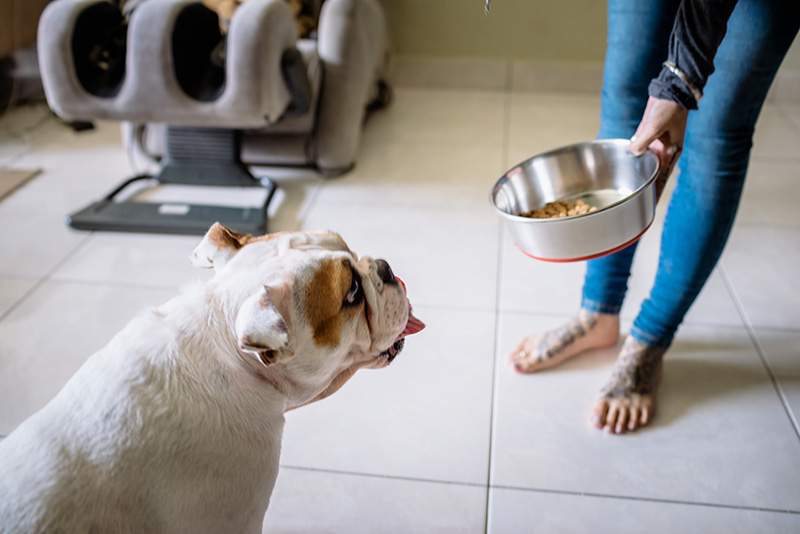
#> input picture CV/Auto_label/EfficientSAM/segment_anything/notebooks/images/dog.jpg, 800 x 534 px; its folder holds only this picture in this run
$ python img_resize.py
#> lines starting #> are read from the running program, lines starting #| are printed output that depends on the picture
import cv2
from argparse import ArgumentParser
import glob
import numpy as np

def main(source, width, height):

#> called with source = './images', width = 300, height = 300
    img_dir = source
    images = glob.glob(img_dir + "/*")

    for image in images:
        base_img = np.zeros((height, width, 3), np.uint8)
        img = cv2.imread(image)
#> img is the input picture: shape (534, 800, 3); mean B, G, R 148.1, 148.7, 150.6
        img_h, img_w = img.shape[:2]
#> img_h = 534; img_w = 800
        aspect_height = height / img_h
#> aspect_height = 0.562
        aspect_width = width / img_w
#> aspect_width = 0.375

        if aspect_width < aspect_height:
            new_size = (int(img_w * aspect_width), int(img_h * aspect_width))
#> new_size = (300, 200)
        else:
            new_size = (int(img_w * aspect_height), int(img_h * aspect_height))

        new_img = cv2.resize(img, dsize=new_size)
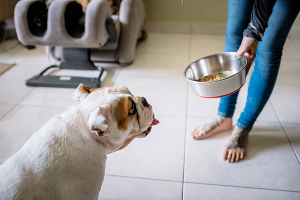
#> new_img: shape (200, 300, 3); mean B, G, R 148, 148.6, 150.5
        base_img[int(height / 2 - new_size[1] / 2):int(height / 2 + new_size[1] / 2), int(width / 2 - new_size[0] / 2):int(width / 2 + new_size[0] / 2), :] = new_img
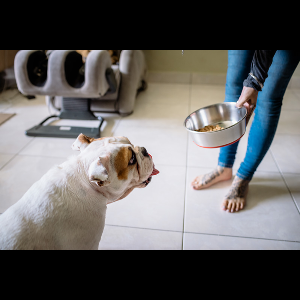
#> base_img: shape (300, 300, 3); mean B, G, R 98.7, 99.1, 100.3
        cv2.imwrite(image, base_img)


def parse_opt():
    parser = ArgumentParser()
    parser.add_argument("--source", type=str, default="./images", help="image folder to resize")
    parser.add_argument("--width", type=int, default=300, help="put image width in pixels")
    parser.add_argument("--height", type=int, default=300, help="put image height in pixels")

    opt = parser.parse_args()

    return opt

if __name__ == "__main__":
    opt = parse_opt()
    main(**vars(opt))

$ run again, on CV/Auto_label/EfficientSAM/segment_anything/notebooks/images/groceries.jpg
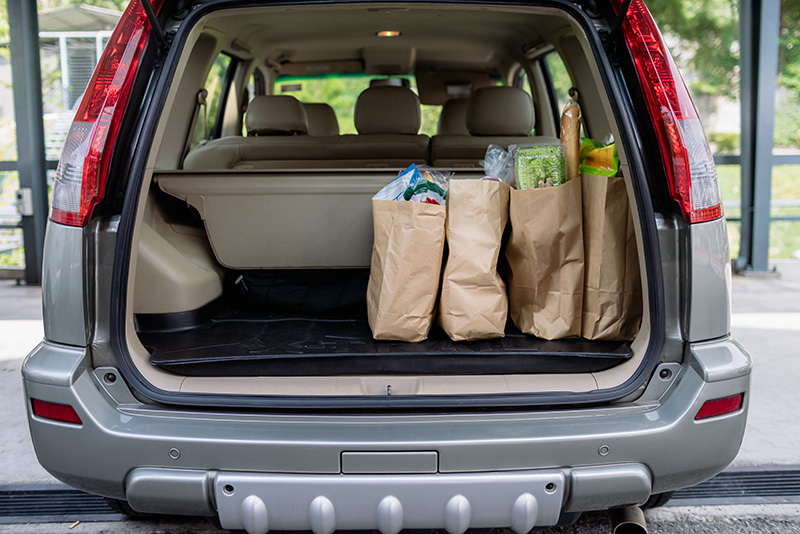
#> input picture CV/Auto_label/EfficientSAM/segment_anything/notebooks/images/groceries.jpg, 800 x 534 px
#> in main, img is the input picture: shape (534, 800, 3); mean B, G, R 102.9, 105.7, 109.5
#> in main, `new_img = cv2.resize(img, dsize=new_size)`:
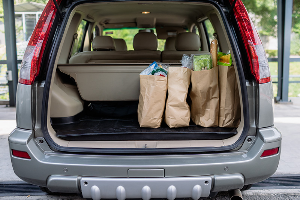
#> new_img: shape (200, 300, 3); mean B, G, R 102.8, 105.6, 109.4
#> in main, `base_img[int(height / 2 - new_size[1] / 2):int(height / 2 + new_size[1..`:
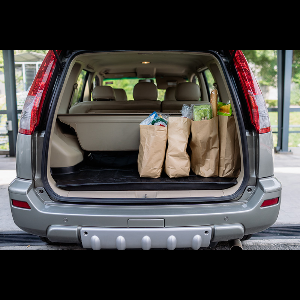
#> base_img: shape (300, 300, 3); mean B, G, R 68.6, 70.4, 72.9

$ run again, on CV/Auto_label/EfficientSAM/segment_anything/notebooks/images/truck.jpg
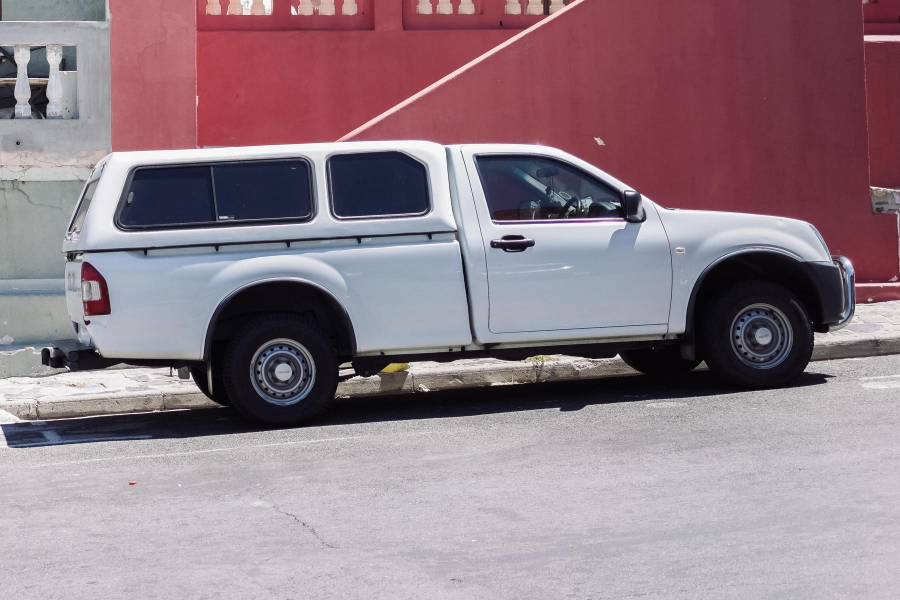
#> input picture CV/Auto_label/EfficientSAM/segment_anything/notebooks/images/truck.jpg, 1800 x 1200 px (shown at 1/2 size)
#> in main, img is the input picture: shape (1200, 1800, 3); mean B, G, R 135.2, 126.5, 145.8
#> in main, `new_img = cv2.resize(img, dsize=new_size)`:
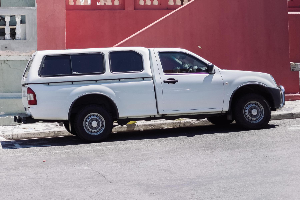
#> new_img: shape (200, 300, 3); mean B, G, R 135.4, 126.6, 145.9
#> in main, `base_img[int(height / 2 - new_size[1] / 2):int(height / 2 + new_size[1..`:
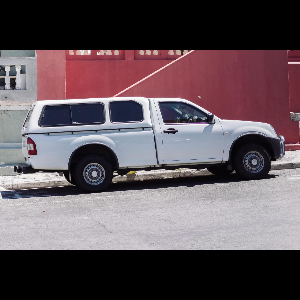
#> base_img: shape (300, 300, 3); mean B, G, R 90.2, 84.4, 97.3
